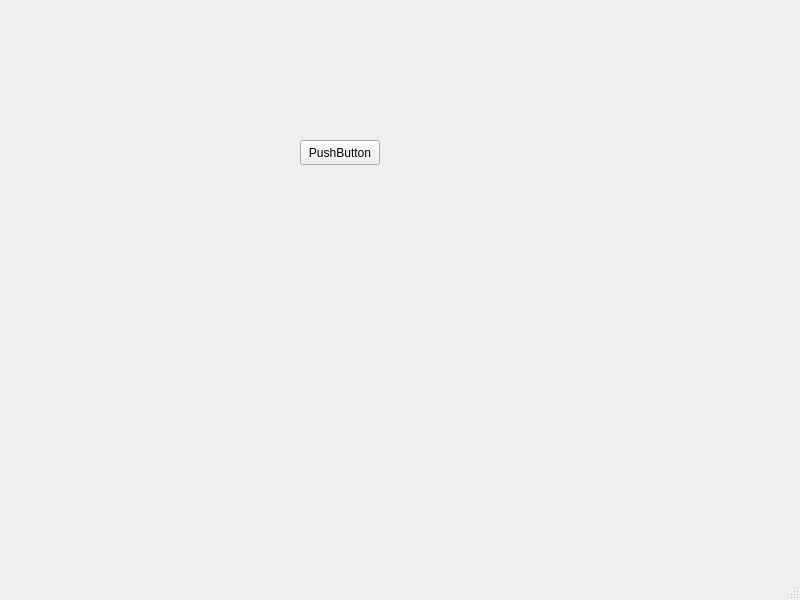
<?xml version="1.0" encoding="UTF-8"?>
<ui version="4.0">
 <class>MainWindow</class>
 <widget class="QMainWindow" name="MainWindow">
  <property name="geometry">
   <rect>
    <x>0</x>
    <y>0</y>
    <width>800</width>
    <height>600</height>
   </rect>
  </property>
  <property name="windowTitle">
   <string>MainWindow</string>
  </property>
  <widget class="QWidget" name="centralwidget">
   <widget class="QPushButton" name="pushButton">
    <property name="geometry">
     <rect>
      <x>300</x>
      <y>140</y>
      <width>80</width>
      <height>25</height>
     </rect>
    </property>
    <property name="text">
     <string>PushButton</string>
    </property>
   </widget>
  </widget>
  <widget class="QMenuBar" name="menubar">
   <property name="geometry">
    <rect>
     <x>0</x>
     <y>0</y>
     <width>800</width>
     <height>25</height>
    </rect>
   </property>
  </widget>
  <widget class="QStatusBar" name="statusbar"/>
 </widget>
 <resources/>
 <connections/>
</ui>
